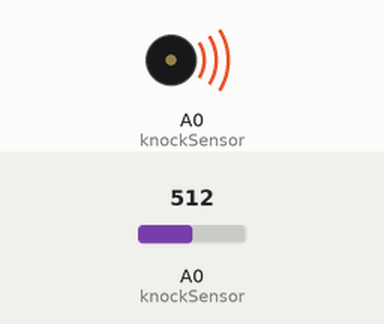
A sketch run on a simulated Arduino Uno, built with avr-gcc and run on an emulated ATmega328P. On the bench: buzzer (waves = sounding). Inputs (shaded band) come from the test bench; at power-on: A0 (knockSensor) = 512. What the sketch prints to the serial monitor is not drawn.

Above: at 0.05 s.
Timing chart, 0 to 3.0 s (numbered marks = the images above):
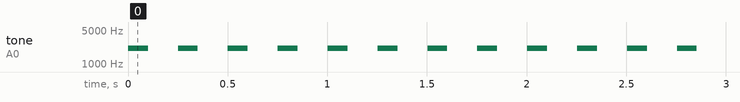

Measured:
- by itself, tone on A0 (knockSensor): alternates 2093 Hz for 0.10 s and silent for 0.15 s

The sketch:

109_Knock_2.ino
```cpp
const int knockSensor = A0;       // 피에조 부저를 아날로그 핀 A0에 연결
const int threshold = 3 ;         // 노크인지 결정할 임계 값

int sensorReading = 0;            // 센서 핀에서 읽은 값을 저장하는 변수. 0으로 초기화

void setup() {
  Serial.begin(9600);            // 9600 속도로 시리얼 통신 시작
}

void loop() {

  sensorReading = analogRead(knockSensor);   // 센서값을 읽어 저장

  while(sensorReading <threshold) {   // 센서값이 3보다 작으면
                                           // 아무것도 안한다.
  }
                                      // 센서값이 3이상이면
  Serial.print(sensorReading);            // 시리얼 창에 센서값을 줄바꿈 없이 출력
  Serial.println(" Knock!");              // 시리얼 창에 Knock! 출력하고 줄바꿈

  tone(knockSensor, 2093, 100);           // 부저를 7옥타브 도로 100밀리초간 소리낸다
  delay(250);                             // 250밀리초 지연

  noTone(knockSensor);                    // 소리 해제
  pinMode(knockSensor,INPUT);             // 피에조 부저를 다시 입력핀으로 설정
}
```
